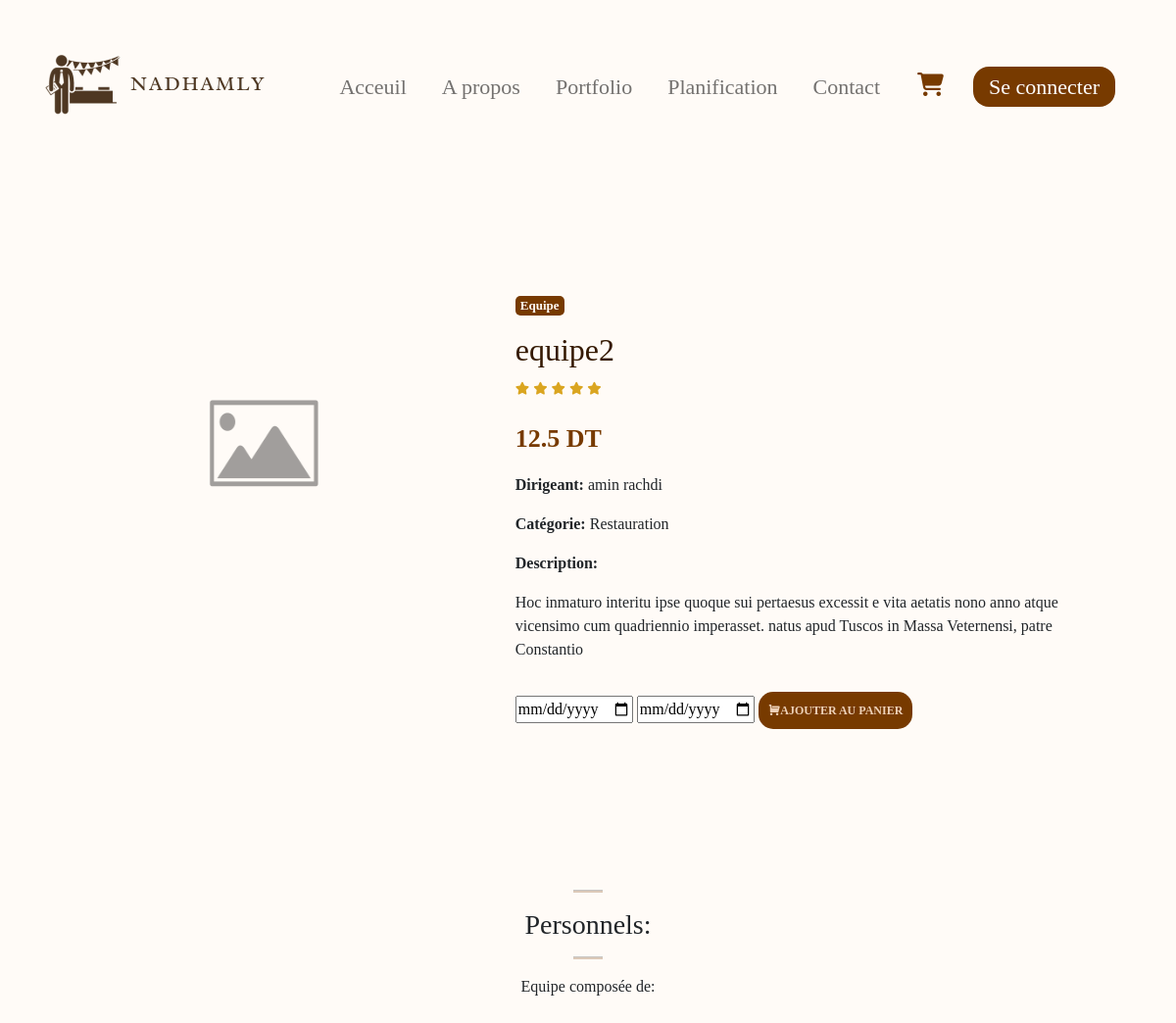
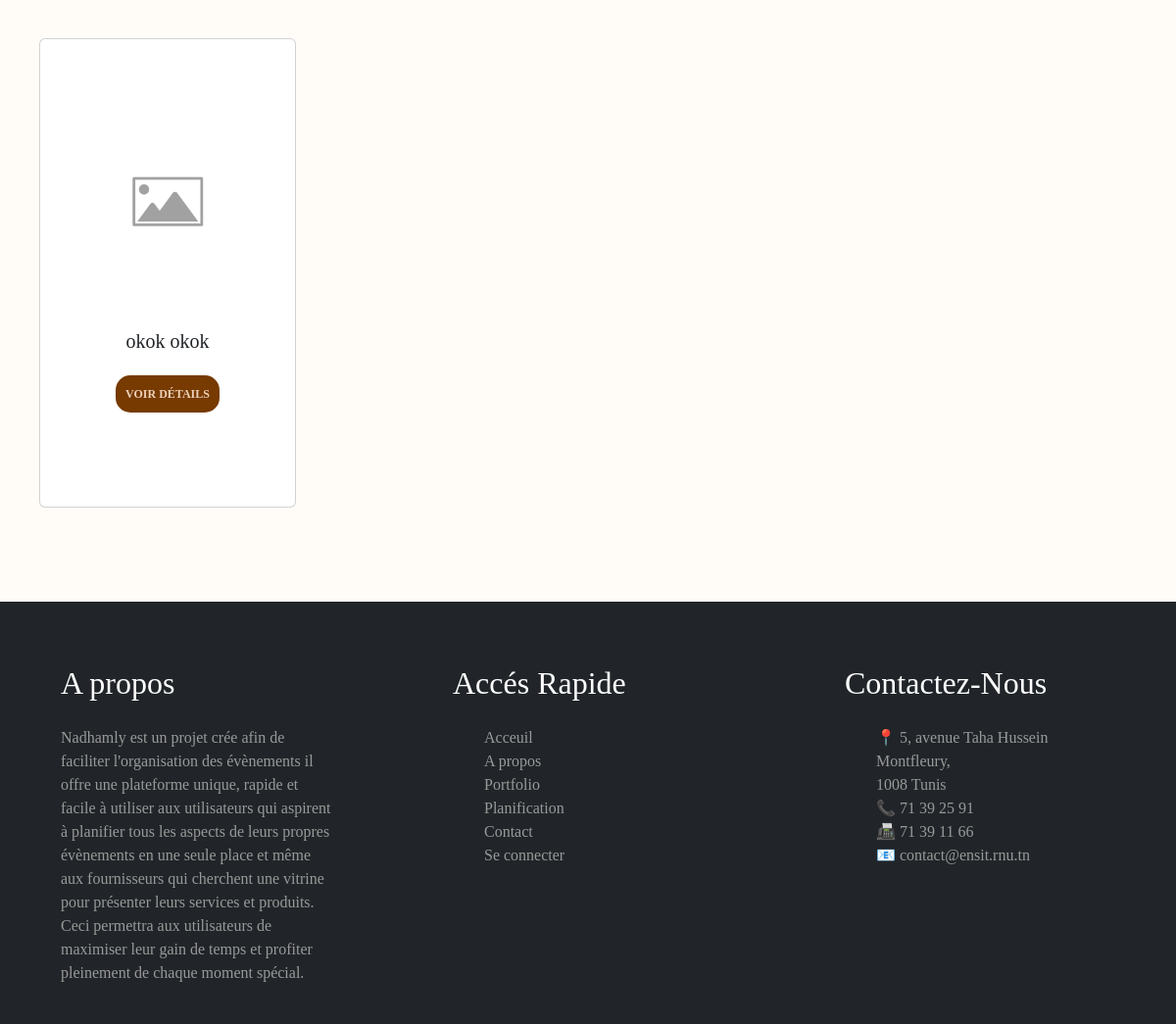
The app's page /details_equipe.php?id=6626b4876a773 with its own data (2 pictures, top to bottom).
### tables this page shows
CREATE TABLE `equipes` (
  `id` varchar(60) NOT NULL,
  `libelle` varchar(60) NOT NULL,
  `prix` float NOT NULL,
  `description` varchar(300) NOT NULL,
  `categorie` varchar(30) NOT NULL,
  `id_frs` int(11) NOT NULL,
  `image` varchar(100) NOT NULL,
  `dispo` int(11) NOT NULL DEFAULT 1
);

CREATE TABLE `utilisateur` (
  `id_user` int(11) NOT NULL,
  `id_panier` int(11) NOT NULL,
  `nom` char(20) NOT NULL,
  `prenom` char(20) NOT NULL,
  `mail` varchar(80) NOT NULL,
  `tel` int(11) NOT NULL,
  `bio` char(255) NOT NULL,
  `role` char(5) NOT NULL DEFAULT 'user',
  `username` varchar(100) NOT NULL,
  `mot_de_passe` varchar(100) NOT NULL,
  `pdp` varchar(100) DEFAULT 'images/default/image_default.png'
);

CREATE TABLE `candidatures` (
  `id_equipe` varchar(60) NOT NULL,
  `id_frs` int(11) NOT NULL,
  `id_candidat` int(11) NOT NULL,
  `date` timestamp NOT NULL DEFAULT current_timestamp() ON UPDATE current_timestamp(),
  `statut` varchar(60) NOT NULL DEFAULT 'en_attente'
);

### details_equipe.php (the view, shortened to what this page needs)
<?php
require 'config.php';
if (isset($_SESSION["pdp"])) {
  $pdp = $_SESSION["pdp"];
} else {
  $pdp = null;
}
$id_equipe = $_GET['id'];
$sql = "select * from `equipes` where id='$id_equipe'";
$res = mysqli_query($conn, $sql);
$row = mysqli_fetch_assoc($res);
$sql2 = "SELECT * FROM `candidatures` WHERE id_equipe = '$id_equipe' AND statut= 'acceptee';";
$res2 = $conn->query($sql2);
$sql4 = "select * from `utilisateur` where id_user='{$row['id_frs']}'";
$res4 = $conn->query($sql4);
$row4 = mysqli_fetch_assoc($res4);
?>
<!DOCTYPE html>
<html lang="en">
<head>
  <link href="https://cdn.jsdelivr.net/npm/bootstrap@5.2.1/dist/css/bootstrap.min.css" rel="stylesheet">
  <link rel="stylesheet" href="https://pro.fontawesome.com/releases/v5.10.0/css/all.css">
  <link href="https://cdn.jsdelivr.net/npm/remixicon@4.2.0/fonts/remixicon.css" rel="stylesheet" />
  <link rel="stylesheet" href="css/index.css" type="text/css">
  <link rel="stylesheet" href="css/details_equipe.css" type="text/css">
  <link rel="stylesheet" href="css/dropdown.css" type="text/css">
</head>
<body>
    <nav class="navbar navbar-expand-lg bg-transparent">
        <div class="container-fluid">
          <a class="navbar-brand" href="index.html"><img src="images/logo.png" alt="logo Nadhamly"></a>
          <div class="sidebar offcanvas offcanvas-start" tabindex="-1" id="offcanvasNavbar" aria-labelledby="offcanvasNavbarLabel">
            <div class="offcanvas-body">
              <ul class="navbar-nav justify-content-end align-items-center flex-grow-1 pe-3">
                <li class="nav-item">
                  <a class="nav-link  fontradley bold" aria-current="page" href="index.php">Acceuil</a>
                </li>
                <li class="nav-item">
                  <a class="nav-link  fontradley bold" href="Apropos.php">A propos</a>
                </li>
                <li class="nav-item">
                    <a class="nav-link  fontradley bold" href="portfolio.php">Portfolio</a>
                  </li>
                  <li class="nav-item fontradley">
                    <a class="nav-link  bold" href="planification.php">Planification</a>
                  </li>
                  <li class="nav-item">
                    <a class="nav-link fontradley  bold" href="contact.php">Contact</a>
                  </li>
                  <li class="nav-item">
              <a href="panier.php" class="cart-link">
                <i class="fa-solid fa-cart-shopping icon-style"></i>
              </a>
            </li>
                  <li class="nav-item">
                  <?php if(isset($_SESSION["utilisateur"])) { ?>
                         <div class="profile-dropdown">
          <div  onclick="toggle()" class="profile-img" id="image-container">
          <?php if (!empty($pdp)) { ?>
                <img src="<?php echo $pdp; ?>" style="border-radius: 50%; overflow: hidden; width: 55px; height: 55px; object-fit: cover;" id="profile-image">
            <?php } else { ?>
                <img src="images/defaultpdp.jpg" alt="Default Profile Picture" style="border-radius: 50%; overflow: hidden; width: 75px; height: 75px; object-fit: cover;" id="profile-image">
            <?php } ?>
          </div>
        <ul class="profile-dropdown-list" style="list-style-type: none;padding:0;z-index:30;">
          <li class="profile-dropdown-list-item">
            <a href="profile.php">
              <i class="fa-regular fa-user"></i>
              <?php $username= $_SESSION["utilisateur"];
              echo $username;
              ?>
            </a>
          </li>
          <li class="profile-dropdown-list-item">
            <a href="equipes.php">
            <i class="ri-user-add-fill"></i>
              Rejoindre des équipes
            </a>
          </li>
          <li class="profile-dropdown-list-item">
            <a href="demandes.php">
              <i class="fa-solid fa-chart-line"></i>
              Demandes de partenariat
            </a>
          </li>
          <li class="profile-dropdown-list-item">
            <a href="recherche.php">
              <i class="fa-solid fa-search"></i>
              Rechercher
            </a>
          </li>
          <li class="profile-dropdown-list-item">
            <a href="#">
              <i class="fa-regular fa-circle-question"></i>
              Aide et contact
            </a>
          </li>
          <li class="profile-dropdown-list-item">
            <a href="#">
              <i class="fa-solid fa-arrow-right-from-bracket"></i>
              <?php if(isset($_SESSION["utilisateur"])) { ?>
                    <form method="post">
                        <button type="submit" name="logout" class="btn btn-link text-black fontradley button-reset">Déconnexion</button>
                    </form>
                    <?php } else { ?>
                    <a class="nav-link text-white px-3 py-1 rounded-4 fontradley navbtn" href="login.php">Se connecter</a>
                <?php } ?>
            </a>
          </li>
        </ul>
      </div>
                <?php } else { ?>
                    <a class="nav-link text-white px-3 py-1 rounded-4 fontradley navbtn" href="login.php">Se connecter</a>
                <?php } ?>
                  </li>
              </ul>
            </div>
          </div>
        </div>
      </nav>
  <section>
    <div class="container">
      <div class="row">
        <div class="col-md-5">
          <img src="images/upload/equipes/<?php echo $row['image']; ?>" width="350px" height="300px" alt="" />
        </div>
        <div class="col-md-7">
          <p class="equipe text-center">Equipe</p>
          <h2><?php echo $row['libelle']; ?></h2>
          <div class="star ">
            <i class="fas fa-star"></i>
            <i class="fas fa-star"></i>
            <i class="fas fa-star"></i>
            <i class="fas fa-star"></i>
            <i class="fas fa-star"></i>
          </div>
          <p class="price"><?php echo $row['prix']; ?> DT</p>
          <p><b>Dirigeant:</b> <?php echo $row4['nom'] . " " . $row4['prenom']; ?></p>
          <p><b>Catégorie:</b> <?php echo $row['categorie']; ?></p>
          <p><b>Description:</b></p>
          <p><?php echo $row['description']; ?></p>
          <div style="justify-content: space-between;" class="row">
            <form action="ajout_au_panier_equipe.php?id=<?php echo $id_equipe; ?>" method="post">
              <input class="date_debut" type="date" style="width: 120px;" name="deb" />
              <input class="date_fin" type="date" style="width: 120px;" name="fin" />
              <button type="submit" class="buy-btn"><i class="ri-shopping-cart-fill"></i>Ajouter au panier</button>
            </form>
          </div>
        </div>
      </div>
    </div>
  </section>
  <section id="featured" class="my-5 pb-5">
    <div class="container text-center mt-5 pb-5">
      <hr class="mx-auto">
      <h3>Personnels:</h3>
      <hr class="mx-auto">
      <p>Equipe composée de:<?php if ($res2->num_rows == 0) {
                              echo '<div class="col-20" style="color:#351a02"><p>Pas de personnel disponible pour le moment.</p></div>';
                            } ?>
      </p>
    </div>
    <div class="row mx-auto container-fluid">
      <?php
      while ($row = mysqli_fetch_assoc($res2)) {
        $sql3 = "SELECT * FROM `utilisateur` WHERE id_user = '{$row['id_candidat']}'";
        $res3 = $conn->query($sql3);
        if ($res3->num_rows > 0) {
          $user_data = $res3->fetch_assoc();
      ?>
          <div class="product text-center col-lg-3 col-md-4 col-12">
            <div class="card">
              <img class="card-img-top" src="images/default/image_default.png" alt="">
              <div class="card-body">
                <h5 class="card-title"><?php echo $user_data['nom'] . " " . $user_data['prenom'] ?></h5>
                <a href="profile_details.php?id=<?php echo $user_data['id_user'] ?>" style="text-decoration:none;"> <button>Voir détails</button></a>
              </div>
            </div>
          </div>
      <?php
        }
      }
      ?>
    </div>
  </section>
  <footer class="bg-dark pt-5 pb-4">
    <div class="container-fluid">
      <div class="row  text-white">
        <div class="col-md-3 col-lg-3 col-sm-1 mx-auto mt-3">
          <h2 style="font-family:'Times New Roman', Times, serif;font-weight: 500;">A propos</h2>
        </div>
        <div class="col-md-3 col-lg-3 col-sm-1 mx-auto mt-3">
          <h2 style="font-family: 'Times New Roman', Times, serif;font-weight: 500;">Accés Rapide</h2>
        </div>
        <div class="col-md-3 col-lg-3 col-sm-1 mx-auto mt-3">
          <h2 style="font-family: 'Times New Roman', Times, serif;font-weight: 500;">Contactez-Nous</h2>
        </div>
      </div>
      <div class="row greytext">
        <div class="col-md-3 col-lg-3 col-sm-1 mx-auto mt-3">
          <p style="font-family:'Times New Roman', Times, serif;"> Nadhamly est un projet crée afin de faciliter l'organisation des évènements il offre une plateforme unique, rapide et facile à utiliser aux utilisateurs qui aspirent à planifier tous les aspects de leurs propres évènements en une seule place et même aux fournisseurs qui cherchent une vitrine pour présenter leurs services et produits. Ceci permettra aux utilisateurs de maximiser leur gain de temps et profiter pleinement de chaque moment spécial.
          </p>
        </div>
        <div class="col-md-3 col-lg-3 col-sm-1 mx-auto mt-3">
          <ul>
            <li><a href="index.html">Acceuil</a></li>
            <li><a href="#">A propos</a></li>
            <li><a href="portfolio.html">Portfolio</a></li>
            <li><a href="planification.html">Planification</a></li>
            <li><a href="contact.html">Contact</a></li>
            <li><a href="login.html">Se connecter</a></li>
          </ul>
        </div>
        <div class="col-md-3 col-lg-3 col-sm-1 mx-auto mt-3">
          <ul class="coordonnées">
            <li align="left">&#128205; <a href="https://maps.app.goo.gl/zLKkJNBrgjAyrBT1A">5, avenue Taha Hussein Montfleury,<br /> 1008 Tunis</a></li>
            <li align="left">&#128222; <a href="tel:216 71 39 25 91">71 39 25 91</a></li>
            <li align="left">&#128224; <a href="tel:216 71 39 11 66"> 71 39 11 66</a></li>
            <li align="left">&#128231; <a href="mailto:contact@ensit.rnu.tn">contact@ensit.rnu.tn</a></li>
          </ul>
        </div>
      </div>
    </div>
  </footer>
</body>
</html>

### css/index.css (style rules this page uses)
:root { --bg-color:#fffbf7; --text-noir:black; --text-bleu:blue; --text-marron:#773a00; --marron-int:#351a02; --marron-clair:#ffe8d4dd; --footer-color:#999; --bronze:#977b3f; --white:#fff }
body { font-family: "Radley"; background-color: var(--bg-color); }
.fontradley { font-family: 'Radley'; }
.bold { font-weight: 500; }
.nav-link { font-size: 22px; margin-left: 10px; margin-right: 10px; }
.navbar-nav .nav-link { transition: all .50s ease; }
.navbar { padding-left: 2%; padding-right: 2%; }
.offcanvas-body { align-items: center; justify-content: center; }
.navbtn { background-color: var(--text-marron); cursor: pointer; transition: all 0.3s ease 0s; }
.greytext { color: var(--footer-color); }
footer a { color: var(--footer-color); text-decoration: none; transition: color 0.5s ease; }
footer li { list-style: none; }
.container { width:90%; margin: 0 auto; padding: 10px 20px; }
@media screen and (min-width:768px) { section { padding: 1em 9em; } }
@media screen and (min-width:992px) { section { padding: 1em; } }
@media screen and (min-width:992px) { .card { padding: 5em 1em; width: 100%; } }
hr { background: var(--text-marron); background-color: var(--text-marron); width:30px; height: 3px; }
button { font-size: 0.8rem; font-weight: 700; outline: none; border:none; background-color: #1d1d1d; color:aliceblue; padding: 13px 30px; cursor: pointer; text-transform: uppercase; transition: 0.3s ease; }
.star i { font-size: 0.8rem; color: goldenrod !important; }

### css/details_equipe.css (style rules this page uses)
:root { --bg-color:#fffbf7; --text-noir:black; --text-bleu:blue; --text-marron:#773a00; --marron-int:#351a02; --marron-clair:#ffe8d4dd; --footer-color:#999; --bronze:#977b3f; --white:#fff }
body { font-family: 'Radley'; }
.container { margin-top: 100px; }
.equipe { background-color: var(--text-marron); color: var(--bg-color); width: 50px; font-size: 13px; font-weight: bold; border-radius: 5px; }
.col-md-7 h2 { color: var(--marron-int); }
.price { color: var(--text-marron); font-size: 26px; font-weight: bold; padding-top: 20px; }
button { display: inline-block; padding: 10px 20px; color: var(--marron-clair); font-size: 19px; background-color: var(--text-marron); text-decoration: none; border-radius: 25px; margin-top: 15px; transition: .3s ease; cursor: pointer; }

### css/dropdown.css (style rules this page uses)
:root { --primary: #eeeeee; --secondary: #773a00; --secondary-light: #ffefe0; --secondary-light-2: rgb(127, 183, 126, 0.1); --white: #fff; --black: #393e46; --shadow: 0px 2px 8px 0px var(--secondary-light); }

### details_equipe.php (style rules this page uses)
:root { --bg-color: #fffbf7; --text-noir: black; --text-bleu: blue; --text-marron: #773a00; --marron-int: #351a02; --marron-clair: #ffe8d4dd; --footer-color: #999; --bronze: #977b3f; }
.product { display: flex; align-items: stretch; }
.product .card { width: 100%; }
.card .card-img-top { height: 200px; object-fit: cover; }
.card-body { display: flex; flex-direction: column; justify-content: flex-end; height: 100%; }
button { display: inline-block; padding: 10px; color: var(--marron-clair); font-size: 12px; background-color: var(--text-marron); text-decoration: none; border-radius: 15px; transition: .3s ease; cursor: pointer; }
.fa-cart-shopping { font-size: 24px; color: var(--text-marron); margin-left: 10px; margin-right: 10px; padding-left: 10px; padding-right: 10px; }

### records on screen
equipes: image (placeholder picture), libelle "equipe2", prix "12.5", categorie "Restauration", description "Hoc inmaturo interitu ipse quoque sui pertaesus excessit e vita aetatis nono anno atque vicensimo cum quadriennio imperasset. natus apud Tuscos in Massa Veternensi, patre Constantio"
utilisateur: nom "amin", prenom "rachdi"
candidatures: id_candidat.nom "okok", id_candidat.prenom "okok"
